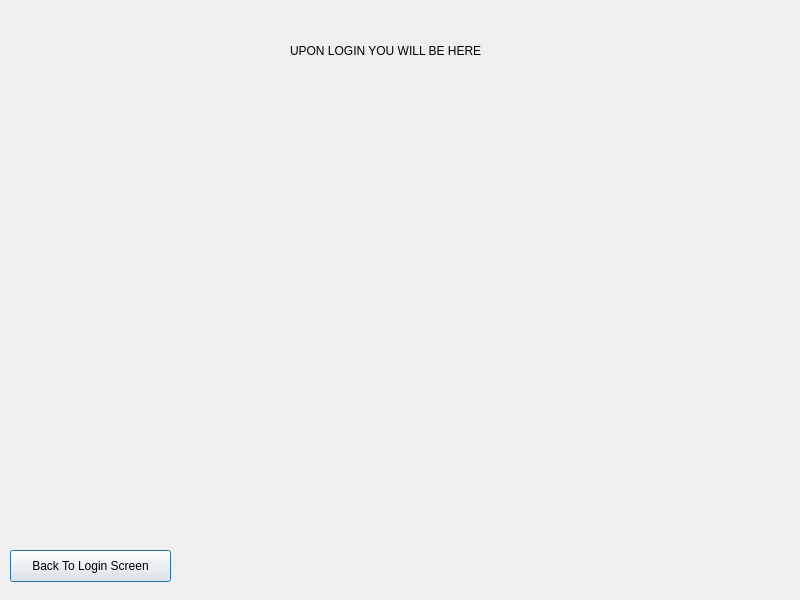
<?xml version="1.0" encoding="UTF-8"?>
<ui version="4.0">
 <class>SecLogin</class>
 <widget class="QDialog" name="SecLogin">
  <property name="geometry">
   <rect>
    <x>0</x>
    <y>0</y>
    <width>800</width>
    <height>600</height>
   </rect>
  </property>
  <property name="windowTitle">
   <string>Dialog</string>
  </property>
  <widget class="QLabel" name="label">
   <property name="geometry">
    <rect>
     <x>290</x>
     <y>20</y>
     <width>211</width>
     <height>61</height>
    </rect>
   </property>
   <property name="text">
    <string>UPON LOGIN YOU WILL BE HERE</string>
   </property>
  </widget>
  <widget class="QPushButton" name="backLogin">
   <property name="geometry">
    <rect>
     <x>10</x>
     <y>550</y>
     <width>161</width>
     <height>32</height>
    </rect>
   </property>
   <property name="text">
    <string>Back To Login Screen</string>
   </property>
  </widget>
 </widget>
 <resources/>
 <connections>
  <connection>
   <sender>backLogin</sender>
   <signal>clicked()</signal>
   <receiver>SecLogin</receiver>
   <slot>buttonBackLogin()</slot>
   <hints>
    <hint type="sourcelabel">
     <x>122</x>
     <y>278</y>
    </hint>
    <hint type="destinationlabel">
     <x>216</x>
     <y>268</y>
    </hint>
   </hints>
  </connection>
 </connections>
 <slots>
  <slot>buttonBackLogin()</slot>
 </slots>
</ui>
